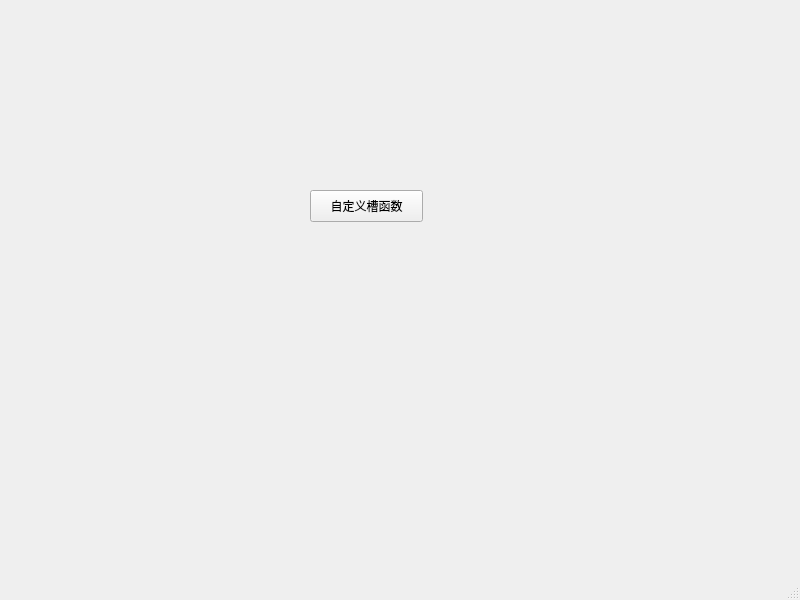
<?xml version="1.0" encoding="UTF-8"?>
<ui version="4.0">
 <class>MainWindow</class>
 <widget class="QMainWindow" name="MainWindow">
  <property name="geometry">
   <rect>
    <x>0</x>
    <y>0</y>
    <width>800</width>
    <height>600</height>
   </rect>
  </property>
  <property name="windowTitle">
   <string>MainWindow</string>
  </property>
  <widget class="QWidget" name="centralwidget">
   <widget class="QPushButton" name="btn1">
    <property name="geometry">
     <rect>
      <x>310</x>
      <y>190</y>
      <width>113</width>
      <height>32</height>
     </rect>
    </property>
    <property name="text">
     <string>自定义槽函数</string>
    </property>
   </widget>
  </widget>
  <widget class="QMenuBar" name="menubar">
   <property name="geometry">
    <rect>
     <x>0</x>
     <y>0</y>
     <width>800</width>
     <height>24</height>
    </rect>
   </property>
  </widget>
  <widget class="QStatusBar" name="statusbar"/>
 </widget>
 <resources/>
 <connections/>
</ui>
